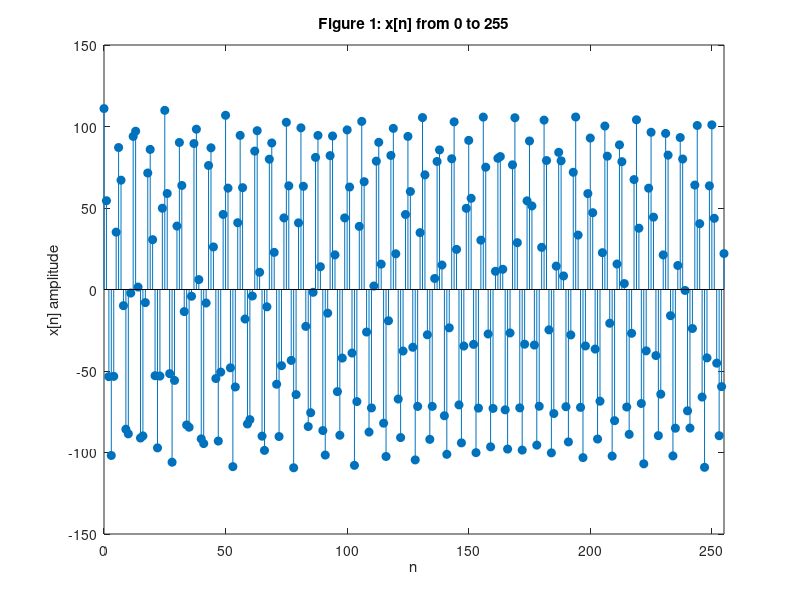
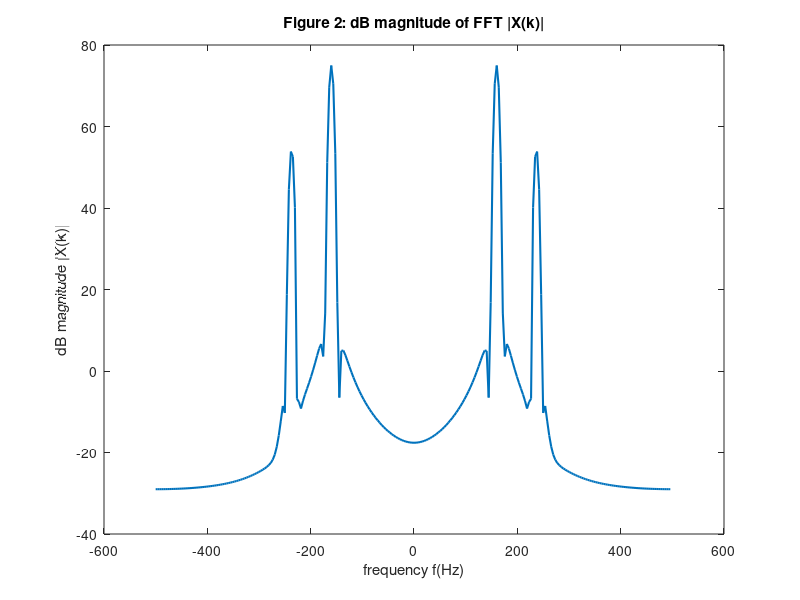
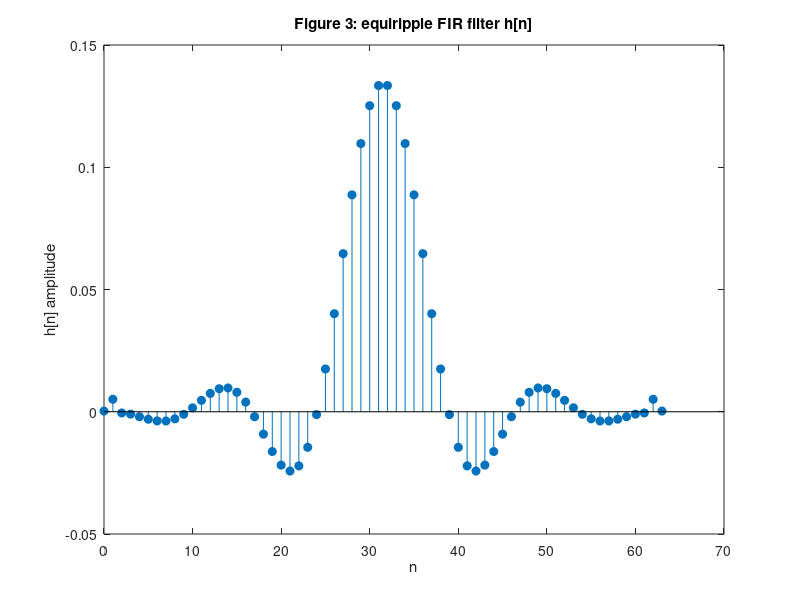
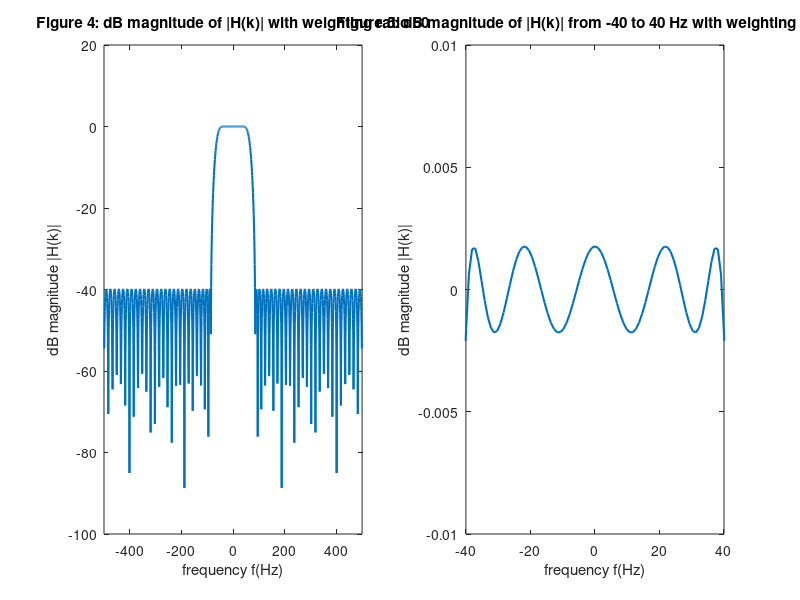

Write the MATLAB code that produced these figures, in order.
%ECE 251A Midterm Project: Complex Basebanding
%Author: Yixiong Li (A12497306)
%Date: Feb 15th, 2017
close all;
clear all;
clc;

%%  I. Data Set
%   Part A:
L = 4096;                   % length of the sampling is 4096
A = [100 10 1];             
fl = [160 237 240];
fs = 1000;                  % Sampling rate is 1 KHz
n = 0:1:(L-1);              
x = 0;
for i = 1:3                 % Add all the three frequencies signal together
s = A(i)*cos(2*pi*fl(i).*n/fs);
x = x + s;
end                         % The x is the original sum of the signal

%   Part B:
N = 256;                    % Use the length of 256 for the signal.
xn = x(1,1:N);              % Extract the first 256 sample as x[n].
n = 0:1:(N-1);
figure;
stem(n,xn,'filled');
xlim([0,N-1]);
title('Figure 1: x[n] from 0 to 255');
xlabel('n');
ylabel('x[n] amplitude');

beta = 7.85;                 % Construct the KB window function
KBwindow = kaiser(N,beta)';  % alpha = beta/pi;
xn = xn.*KBwindow;           % Process the x[n] with length 256 through the KB window.

Xk = fftshift(fft(xn,N));    % Construct the 256 point FFT of that new x[n].
k=0:1:N-1;
f=1/N*k-0.5;
f = f*fs;                    % Use the frequency domain as the horizontal axis.
figure;
plot(f,20*log10(abs(Xk)),'linewidth',1.5);
title('Figure 2: dB magnitude of FFT |X(k)|');
xlabel('frequency f(Hz)');
ylabel('dB magnitude |X(k)|');

%%  II Decimation filter design
%   Part A:
fp = 40;
fst = 85;
n = 63;                       % Filter order
f = [0 2*fp/fs 2*fst/fs 1];   % Frequency band edges
a = [1  1   0  0];            % Desired amplitudes
w = [50 1];                   % Weight vector
hn = firpm(n,f,a,w);          % Generate the LPF in time domain
figure;                       % FIR filter in time domain with length of 64.
stem(0:n,hn,'filled');
title('Figure 3: equiripple FIR filter h[n]');
xlabel('n');
ylabel('h[n] amplitude');

%   Part B:
length_h = 1024;           % Use length of 256 for the rectangle window.
hn = [hn, zeros(1,length_h-length(hn))];% Pad the h[n] from length of 64 to 1024. 
Hk = fftshift(fft(hn, length_h));% Take 1024 FFT
k = -length_h/2:(length_h/2-1);
fk = 1/length_h.* k;
fk = fk*fs;
figure;
subplot(1,2,1);
plot(fk,20*log10(abs(Hk)),'linewidth',1.5);    % This is the dB magnitude plot for |Hk|.
xlim([-500 500]);
title('Figure 4: dB magnitude of |H(k)| with weighting ratio 50');
xlabel('frequency f(Hz)');
ylabel('dB magnitude |H(k)|');
subplot(1,2,2);
plot(fk,20*log10(abs(Hk)),'linewidth',1.5);    % This is the dB magnitude of |H(k)| for 0 to |40| Hz.
xlim([-fp fp]);
title('Figure 5: dB magnitude of |H(k)| from -40 to 40 Hz with weighting ratio 50');
xlabel('frequency f(Hz)');
ylabel('dB magnitude |H(k)|');
ylim([-0.01 0.01]);
%% III Complex Basebanding and Desampling
% Part A:
fo = 250;                                  % Set the center frequency for shift signal to 250 Hz. 
wo = 2*pi*fo/fs;
n = 0:L-1;
complex_mul = exp(-j.*n.*wo).*x;            % Multiply with length of 4096
complex_mul_extr = complex_mul(1:N).*KBwindow; % Extract first 256 sample from the complex multiplication sequence, then multiply by KB window.
COMPLEX_MUL_EXTR = fftshift(fft(complex_mul_extr,N)); % Take FFT.
figure;
k = 0:1:N-1;                              % Construct 256 point FFT of e^(-jwo*n)*x[n].
fk = 1/N.*k - 0.5;
fk = fk*fs;
plot(fk, 20*log10(abs(COMPLEX_MUL_EXTR)),'linewidth', 1.5);
title('Figure 6: dB magnitude of FFT of new complex sequence N=256');
xlabel('frequency f(Hz)');
ylabel('dB magnitude of |FFT|');

% Part B:
%filtered = filter(hn,1,complex_mul);        % pass the complex signal through filter
filtered = conv(complex_mul,hn(1:64),'same');
filtered_extr = filtered(N+1:2*N).*KBwindow;% pass the 256 samples from 257 to 512 through KB window;
FILTERED_EXTR = fftshift(fft(filtered_extr,N));% Take FFT
figure;
%subplot(1,2,1);
k = 0:1:N-1;                                % Take the 256 point FFT of the filtered e^(-jwo*n)*x[n]
fk = 1/N.*k - 0.5;
fk = fk*fs;
plot(fk, 20*log10(abs(FILTERED_EXTR)),'linewidth', 1.5);
title('Figure 7: dB magnitude of FFT of extracted complex sequence passed filter N=256');
xlabel('frequency f(Hz)');
ylabel('dB magnitude of |FFT|');
ylim([-60, 80]);
% 
% % Part C:
new_filtered = downsample(filtered,8);      %Downsampling the filtered complex sequence by 8, yiled x'[n].

%% IV High Resolution Spectral Analysis
% Part A:
new_filtered_extr = new_filtered(N+1:2*N).*KBwindow;    % Extract the point from 257 to 512 of the downsampled signal, and multiply by KB window.
NEW_FILTERED_EXTR = fftshift(fft(new_filtered_extr,N)); % Take 256 point FFT.
figure;
%subplot(1,2,2);
k = 0:1:N-1;                        % Plot the frequency response of the |X'(k)|.
fk = 1/N.*k-0.5;
fk = fk*fs/8;
plot(fk, 20*log10(abs(NEW_FILTERED_EXTR)),'linewidth', 1.5);
title('Figure 8: dB magnitude of FFT of downsampled extracted complex sequence passed filter N=256');
xlabel('frequency fk in Hz');
ylabel('dB magnitude of |FFT|');
xlim([-fs/8/2 fs/8/2]);
% Part B:
% Redo the procedure with LPF of lower weighting ratio

%%  II Decimation filter design
%   Part A:
fp = 40;
fst = 85;
n = 63;              % Filter order
f = [0 2*fp/fs 2*fst/fs 1];   % Frequency band edges
a = [1  1   0  0];   % Desired amplitudes
w = [1 200];          % Change the Weight vector be lower 
hn = firpm(n,f,a,w);
figure;             % FIR filter in time domain with length of 64.
stem(0:n,hn,'filled');
title('Figure 9: 2nd equiripple FIR filter h[n]');
xlabel('n');
ylabel('2nd h[n] amplitude');
%   Part B:
hn = [hn, zeros(1,length_h-length(hn))]; % Pad the 2nd h[n] from length of 64 to 1024. 
Hk = fftshift(fft(hn, length_h));
k = -length_h/2:(length_h/2-1);
fk = 1/length_h.* k;
fk = fk*fs;
figure;
subplot(1,2,1);
plot(fk,20*log10(abs(Hk)), 'linewidth', 1.5);     % This is the 2nd dB magnitude plot for |Hk|.
xlim([-500 500]);
title('Figure 10: dB magnitude of 2nd |H(k)| with weighting ratio 0.005');
xlabel('frequency fk in Hz');
ylabel('dB magnitude |H(k)|');
subplot(1,2,2);
plot(fk,20*log10(abs(Hk)), 'linewidth', 1.5);    % This is the 2nd |H(k)| for 0 to 40 Hz.
xlim([-fp fp]);
title('Figure 11: dB magnitude of 2nd |H(k)| from -40 to 40 Hz with weighting ratio 0.005');
xlabel('frequency fk in Hz');
ylabel('dB magnitude |H(k)|');

%% III Complex Basebanding and Desampling
% Part A:
fo = 250;
wo = 2*pi*fo/fs;
n = 0:L-1;
complex_mul = exp(-j.*n*wo).*x;            % Multiply with length of 4096
% Part B:
%filtered = conv(complex_mul, hn(1:64), 'same');
filtered = filter(hn,1,complex_mul);        % pass the complex signal through 2nd filter
% Part C:
new_filtered = downsample(filtered,8);      %Downsampling the 2nd filtered complex sequence

%% IV High Resolution Spectral Analysis
% Part A:
new_filtered_extr = new_filtered(N+1:2*N).*KBwindow;
NEW_FILTERED_EXTR = fftshift(fft(new_filtered_extr,N));
%figure;
figure;                                     % Plot the frequency response of the 2nd |X'(k)|.
k = 0:1:N-1;
fk = 1/N.*k-0.5;
fk = fk*fs/8;
plot(fk, 20*log10(abs(NEW_FILTERED_EXTR)), 'linewidth', 1.5);
title('Figure 12: 2nd dB magnitude of FFT of downsampled extracted complex sequence passed filter N=256');
xlabel('frequency fk in Hz');
ylabel('2nd dB magnitude of |FFT|');
xlim([-fs/8/2 fs/8/2]);